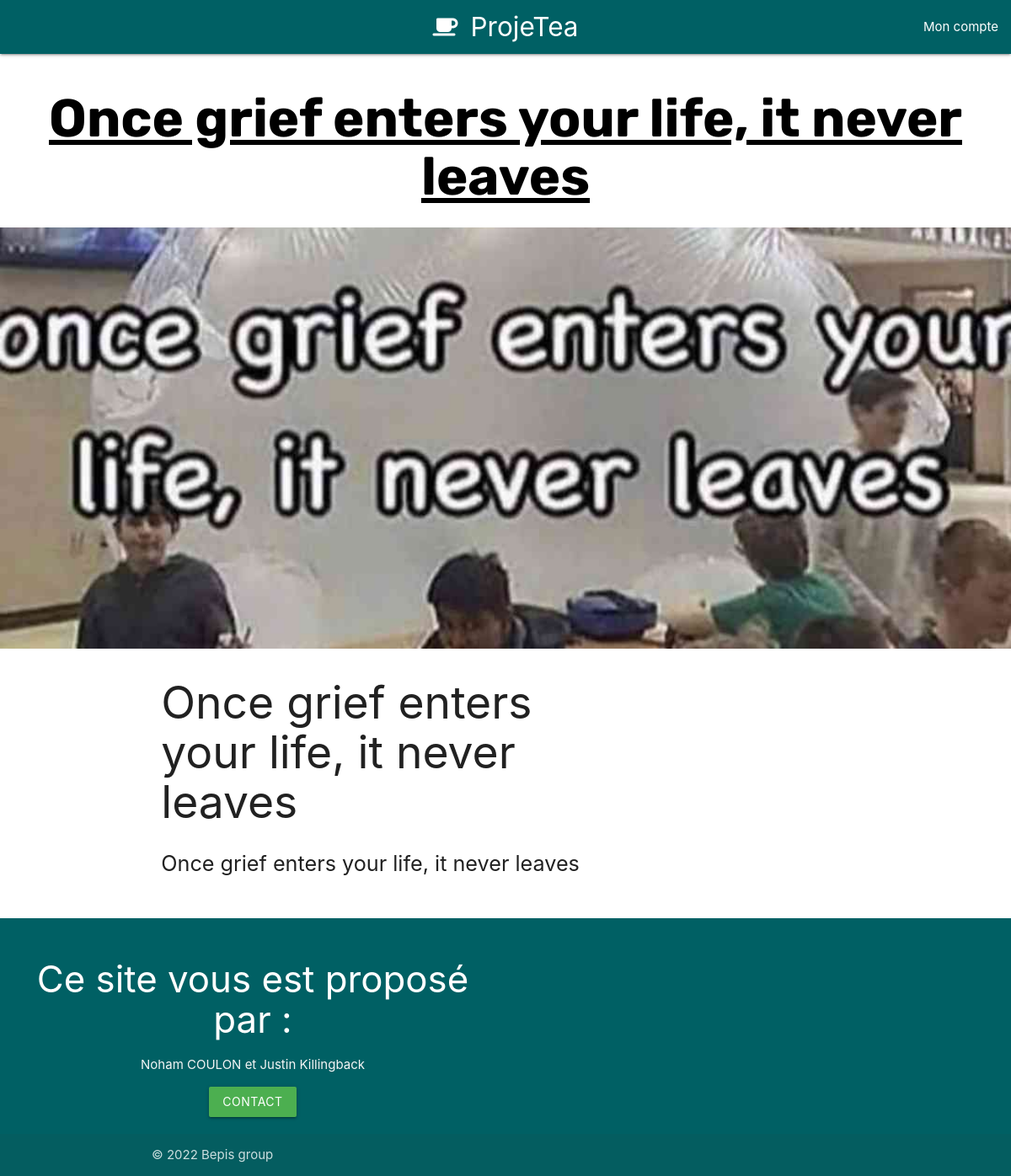
The app's page /projects.php?id=19 with its own data.
### tables this page shows
CREATE TABLE `projects` (
  `id` int(100) NOT NULL,
  `name` varchar(200) NOT NULL,
  `img_parallax` varchar(200) DEFAULT NULL,
  `h2` varchar(100) DEFAULT NULL,
  `p1` text,
  `description` varchar(255) NOT NULL DEFAULT 'Je suis une description'
);

### projects.php (the view, shortened to what this page needs)
<!DOCTYPE html>
  <html lang="fr">
    <head>
      <?php
      require "cfg/config.php";
      $id = $_GET['id'];
      $sql = "SELECT * FROM `projects` WHERE id=$id";
      $pre = $pdo->prepare($sql);
      $pre->execute();
      $project = $pre->fetchall();
      $name = $project[0][1];
      require "components/head.php";
      ?>
    </head>
    <body>
      <?php require "components/navbar.php";
      $img_parallax = $project[0][2];
      $h2 = $project[0][3];
      $p1 = $project[0][4];
      ?>
      <h1 class="title center"><?php echo $name; ?></h1>
      <div class="parallax-container">
        <div class="parallax"><img src="<?php echo $img_parallax;?>" alt="img parallax"></div>
      </div>
      <div class="row container flow-text">
        <div class="col m8 s12">
          <h2><?php echo $h2; ?></h2>
          <p><?php echo $p1; ?></p>
        </div>
      </div>
      <?php require "components/footer.php" ?>
    </body>
  </html>

### css/style.css (style rules this page uses)
body { background-color: white ; cursor: auto; }
h1 { font-family: Rubik; color: black; }
.title { font-weight: bold; text-decoration: underline; }

### records on screen
projects: name "Once grief enters your life, it never leaves", img_parallax (picture), h2 "Once grief enters your life, it never leaves", p1 "Once grief enters your life, it never leaves"
